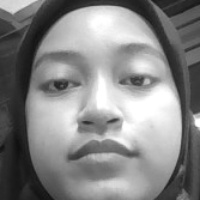
#> input picture data/user.1.10.jpg, 200 x 200 px, given in place of the camera
$ python dataset.py
#> lines starting #> are read from the running program, lines starting #| are printed output that depends on the picture
import cv2

def generate_dataset():
    face_classifier = cv2.CascadeClassifier("haarcascade_frontalface_default.xml")
    def face_cropped(img):
        gray = cv2.cvtColor(img, cv2.COLOR_BGR2GRAY)
        faces = face_classifier.detectMultiScale(gray,1.3,5)

        if faces is ():
            return None
        for(x,y,w,h) in faces:
            cropped_face=img[y:y+h,x:x+w]
        return cropped_face

    cap = cv2.VideoCapture(0)
    id=3
    img_id=0

    while True:
        ret, frame = cap.read()
#> frame is the input picture: shape (200, 200, 3); min 16, max 255, mean 133.4
        if face_cropped(frame) is not None:
#> in face_cropped, `faces = face_classifier.detectMultiScale(gray,1.3,5)`: faces = [[15, 11, 174, 174]]
#> the loop in face_cropped, `for(x,y,w,h) in faces:` made 1 pass
#> pass 1, in face_cropped, `cropped_face=img[y:y+h,x:x+w]`:
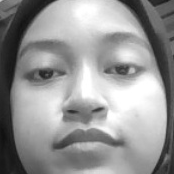
#> cropped_face: shape (174, 174, 3); min 16, max 255, mean 149.5
            img_id+=1
#> img_id = 1
            face = cv2.resize(face_cropped(frame),(200,200))
#> the loop in face_cropped (call 2), `for(x,y,w,h) in faces:` made 1 pass
            face = cv2.cvtColor(face, cv2.COLOR_BGR2GRAY)
#> face: shape (200, 200)
            file_name_path = "data/user."+str(id)+"."+str(img_id)+".jpg"
#> file_name_path = 'data/user.3.1.jpg'
            cv2.imwrite(file_name_path,face)
            cv2.putText(face,str(img_id),(50,50),cv2.FONT_HERSHEY_COMPLEX,1, (0,255,0),2)
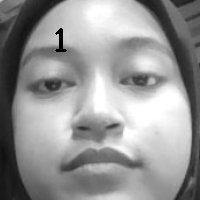
#> face: shape (200, 200); min 0, max 255, mean 148.9

            cv2.imshow("Cropped face", face)
            if int(img_id)==250:
                break

    cap.release()
    cv2.destroyAllWindows()
    print("Collecting samples is completed.....")
generate_dataset()
